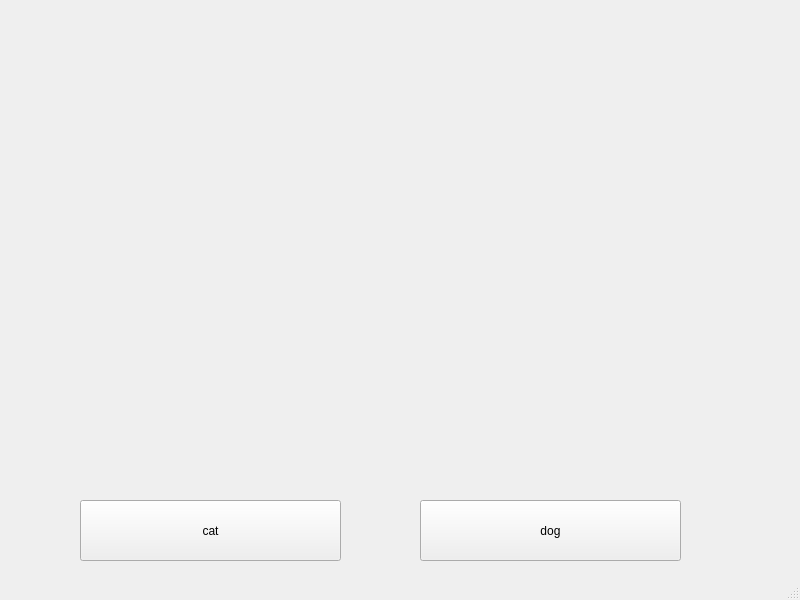
<?xml version="1.0" encoding="UTF-8"?>
<ui version="4.0">
 <class>MainWindow</class>
 <widget class="QMainWindow" name="MainWindow">
  <property name="geometry">
   <rect>
    <x>0</x>
    <y>0</y>
    <width>800</width>
    <height>600</height>
   </rect>
  </property>
  <property name="windowTitle">
   <string>MainWindow</string>
  </property>
  <property name="windowIcon">
   <iconset>
    <normaloff>image/cat.png</normaloff>
    <normalon>image/cat.png</normalon>image/cat.png</iconset>
  </property>
  <widget class="QWidget" name="centralwidget">
   <widget class="QLabel" name="photo">
    <property name="geometry">
     <rect>
      <x>30</x>
      <y>20</y>
      <width>621</width>
      <height>521</height>
     </rect>
    </property>
    <property name="maximumSize">
     <size>
      <width>761</width>
      <height>521</height>
     </size>
    </property>
    <property name="text">
     <string/>
    </property>
    <property name="pixmap">
     <pixmap>../../../../../Pictures/PhotoScape X/backup-2021-07-28/ドローン0728_ueda_200269_small.jpg</pixmap>
    </property>
   </widget>
   <widget class="QLabel" name="photo_2">
    <property name="geometry">
     <rect>
      <x>0</x>
      <y>0</y>
      <width>771</width>
      <height>521</height>
     </rect>
    </property>
    <property name="text">
     <string/>
    </property>
    <property name="pixmap">
     <pixmap>image/cat.png</pixmap>
    </property>
   </widget>
   <widget class="QPushButton" name="cat">
    <property name="geometry">
     <rect>
      <x>80</x>
      <y>500</y>
      <width>261</width>
      <height>61</height>
     </rect>
    </property>
    <property name="text">
     <string>cat</string>
    </property>
   </widget>
   <widget class="QPushButton" name="dog">
    <property name="geometry">
     <rect>
      <x>420</x>
      <y>500</y>
      <width>261</width>
      <height>61</height>
     </rect>
    </property>
    <property name="text">
     <string>dog</string>
    </property>
   </widget>
  </widget>
  <widget class="QStatusBar" name="statusbar"/>
 </widget>
 <resources/>
 <connections/>
</ui>
